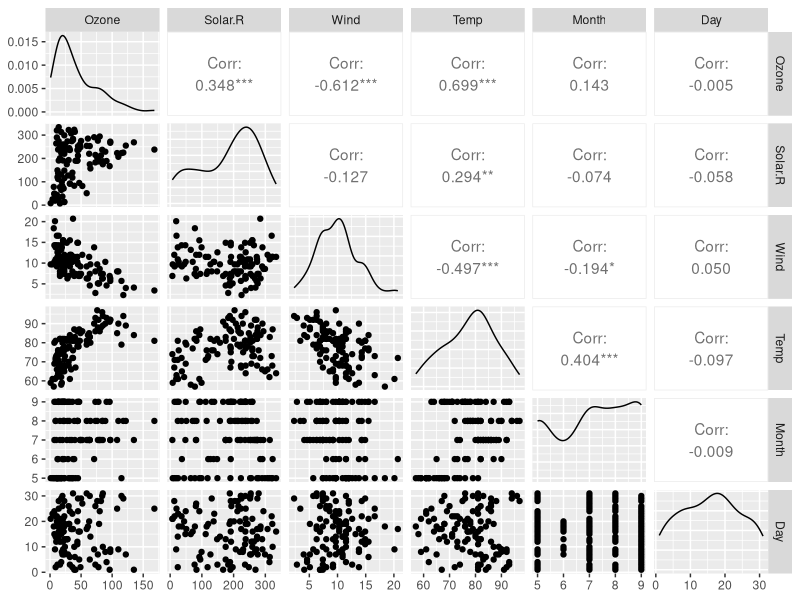
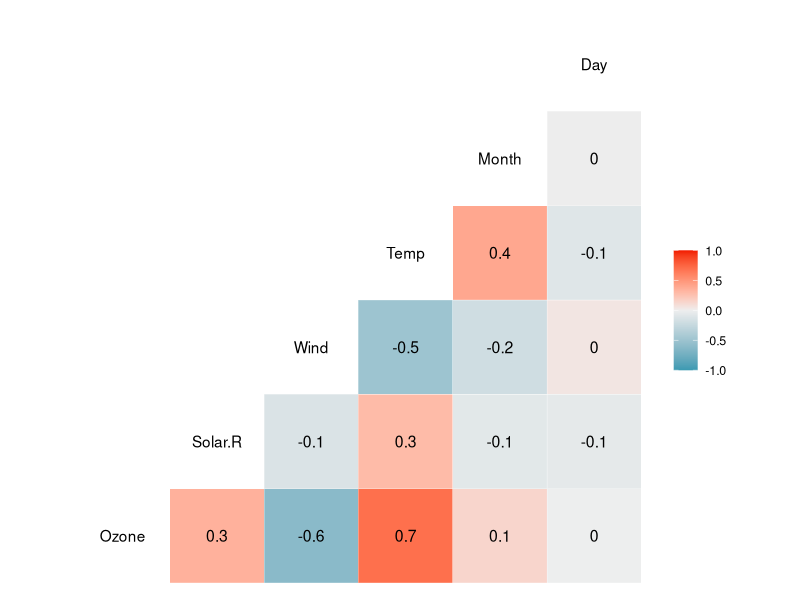
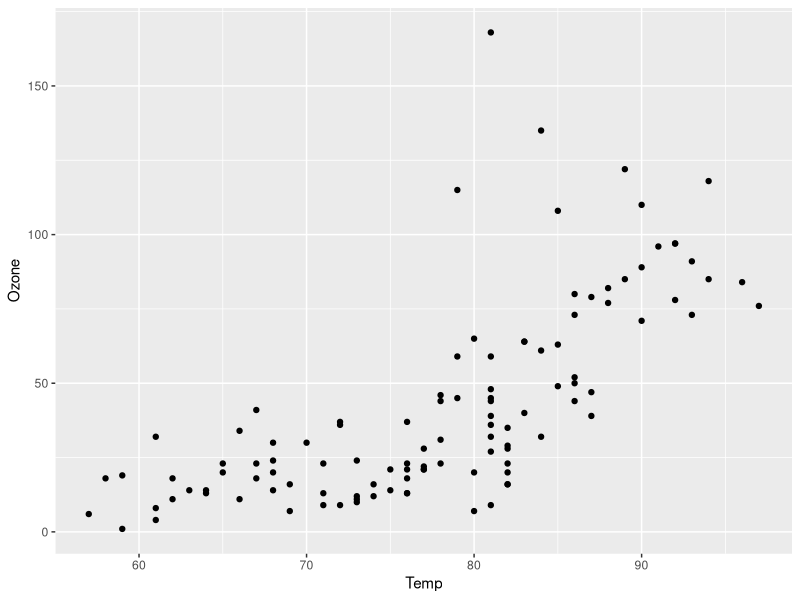
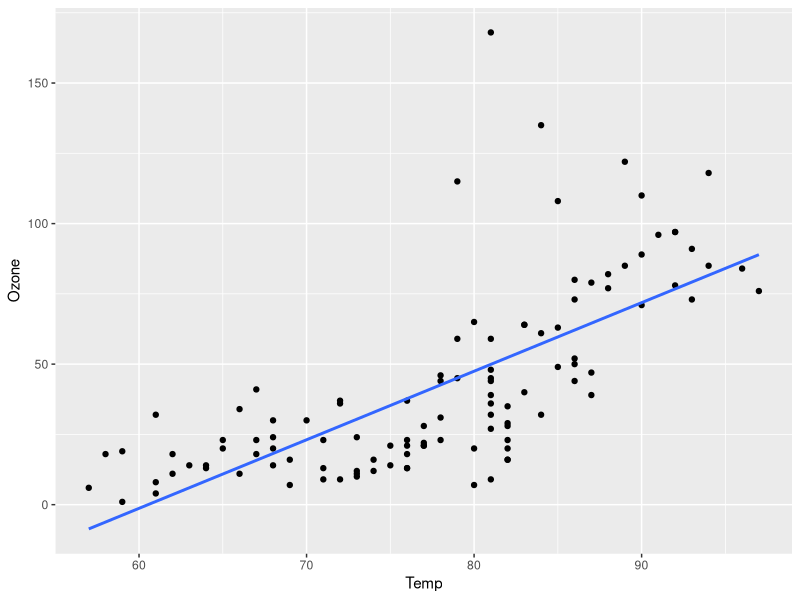
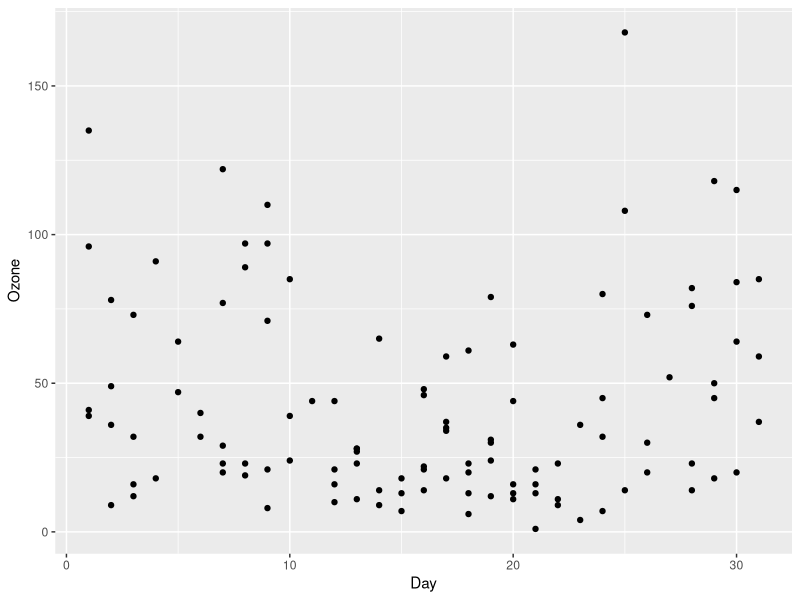
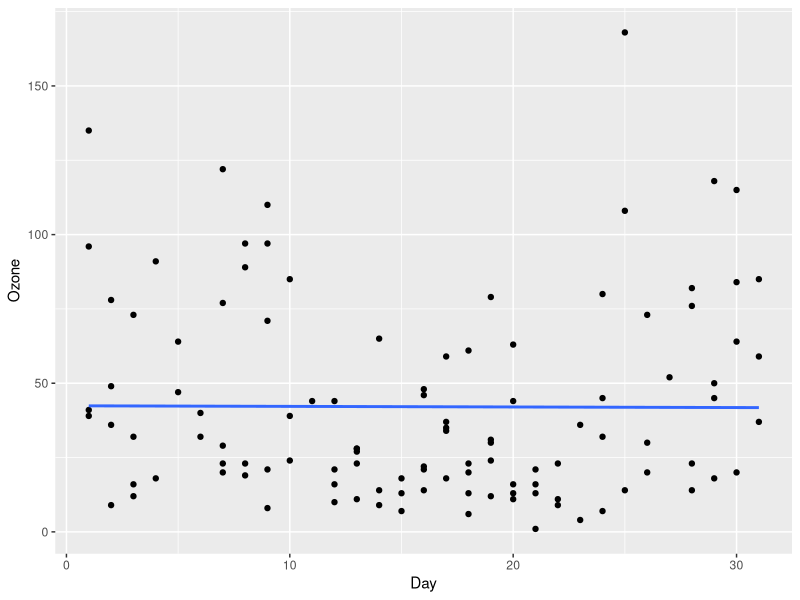

These figures' R source, in order:
## ---- chunk 1
#install.packages("tidyverse")
#install.packages("GGally")
library(tidyverse)
library(GGally)

air = airquality
summary(air)
is.na(air)
sum(is.na(air))
## ---- chunk 2
air2 = air %>% filter(!is.na(Ozone)) %>% filter(!is.na(Solar.R))
summary(air2)
## ---- chunk 3
ggpairs(air2)
ggcorr(air2, label = TRUE)
## ---- chunk 4
ggplot(air2, aes(Temp,Ozone))+
  geom_point()
## ---- chunk 5
model1 = lm(Ozone ~ Temp, air2)
summary(model1)
## ---- chunk 6
confint(model1)
## ---- chunk 7
ggplot(air2, aes(Temp,Ozone))+
  geom_point()+
geom_smooth(method="lm", se = FALSE)
## ---- chunk 8
Tempdata = data.frame( Temp = c(80))
predict(model1, newdata = Tempdata, interval = "predict")
## ---- chunk 9
ggplot(air2, aes(Day,Ozone))+
  geom_point()
## ---- chunk 10
model2 = lm(Ozone ~ Day, air2)
summary(model2)
## ---- chunk 11
confint(model2)
## ---- chunk 12
ggplot(air2, aes(Day,Ozone))+
  geom_point()+
geom_smooth(method="lm", se = FALSE)
